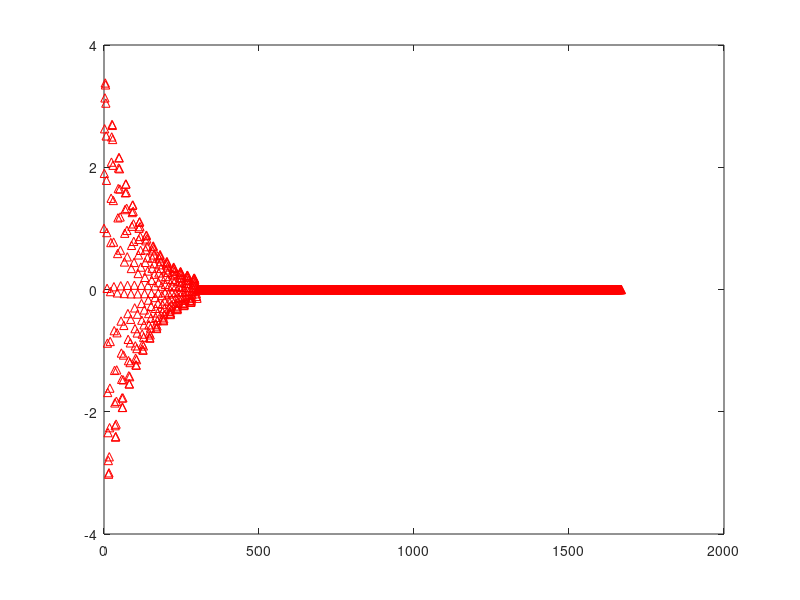

The MATLAB source for this figure:
% Configuracion
pkg load control; pkg load signal;
clear; clear all; close all;

% Coeficientes para HFIR+ = HFIR1
a = 0.162126;
b = 0.139977;
p = 1.9;
q = 0.98;
N = 300;

% Polinomio de la funcion transferencia HFIR+
num_HFIR1 = [1 zeros(1,N) a -b];
den_HFIR1 = [1 -p q zeros(1,N)];

% Grafico de la respuesta al impulso
impz(num_HFIR1,den_HFIR1)
